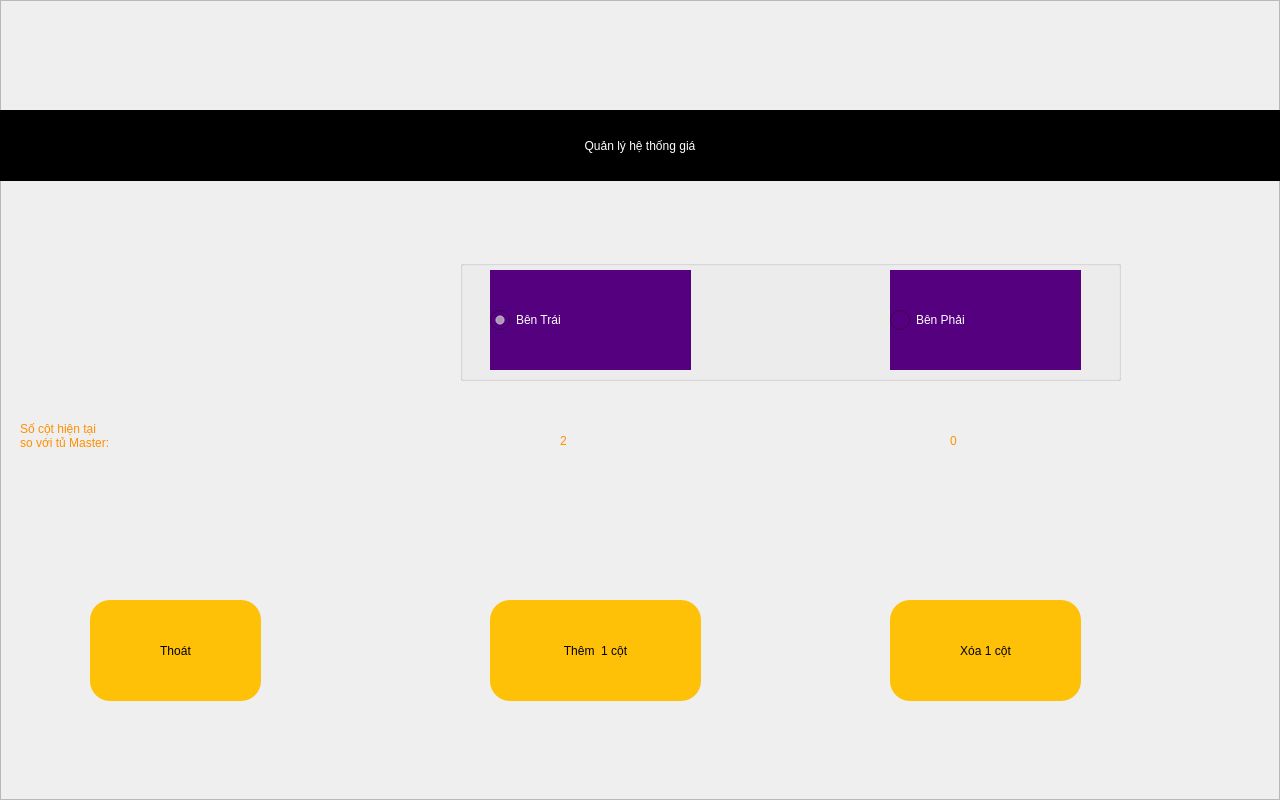
<?xml version="1.0" encoding="UTF-8"?>
<ui version="4.0">
 <class>setThemTu</class>
 <widget class="QWidget" name="setThemTu">
  <property name="geometry">
   <rect>
    <x>0</x>
    <y>0</y>
    <width>1280</width>
    <height>800</height>
   </rect>
  </property>
  <property name="windowTitle">
   <string>Form</string>
  </property>
  <property name="styleSheet">
   <string notr="true"/>
  </property>
  <widget class="QFrame" name="frame">
   <property name="geometry">
    <rect>
     <x>0</x>
     <y>0</y>
     <width>1280</width>
     <height>800</height>
    </rect>
   </property>
   <property name="styleSheet">
    <string notr="true">.QFrame{background-image: url(:/images/darkbg.jpg);}#QPushButton:pressed { background-color:#FF6E40}.QPushButton{border-radius: 20px;background-color: #FFC107;font: 75 20pt bold &quot;Ubuntu&quot;;}.QLabel{color:#FF8F00;font: 75 34pt &quot;Ubuntu&quot;;}.QLineEdit{background-color:#B2FF59;font: 75 32pt &quot;Ubuntu&quot;;}
</string>
   </property>
   <property name="frameShape">
    <enum>QFrame::StyledPanel</enum>
   </property>
   <property name="frameShadow">
    <enum>QFrame::Raised</enum>
   </property>
   <widget class="QLabel" name="label">
    <property name="geometry">
     <rect>
      <x>0</x>
      <y>110</y>
      <width>1280</width>
      <height>71</height>
     </rect>
    </property>
    <property name="styleSheet">
     <string notr="true">font: 75 32pt &quot;Ubuntu&quot;;
background-color: rgb(0, 0, 0);
color: rgb(255, 255, 255);</string>
    </property>
    <property name="text">
     <string>Quản lý hệ thống giá</string>
    </property>
    <property name="alignment">
     <set>Qt::AlignCenter</set>
    </property>
    <property name="margin">
     <number>0</number>
    </property>
   </widget>
   <widget class="QPushButton" name="btThem">
    <property name="geometry">
     <rect>
      <x>490</x>
      <y>600</y>
      <width>211</width>
      <height>101</height>
     </rect>
    </property>
    <property name="text">
     <string>Thêm  1 cột</string>
    </property>
   </widget>
   <widget class="QPushButton" name="btExit">
    <property name="geometry">
     <rect>
      <x>90</x>
      <y>600</y>
      <width>171</width>
      <height>101</height>
     </rect>
    </property>
    <property name="text">
     <string>Thoát</string>
    </property>
   </widget>
   <widget class="QGroupBox" name="grcdControl">
    <property name="geometry">
     <rect>
      <x>460</x>
      <y>260</y>
      <width>661</width>
      <height>121</height>
     </rect>
    </property>
    <property name="styleSheet">
     <string notr="true">QLabel{color: rgb(255, 255, 255);font: 75 Bold 20pt &quot;Ubuntu&quot;;}.QRadioButton{font: 75 Bold 20pt &quot;Ubuntu&quot;;color: white;background-color: #55007f;}.QRadioButton::indicator{width: 20px;height: 20px;}
</string>
    </property>
    <property name="title">
     <string/>
    </property>
    <widget class="QRadioButton" name="rbbenPhai">
     <property name="geometry">
      <rect>
       <x>430</x>
       <y>10</y>
       <width>191</width>
       <height>100</height>
      </rect>
     </property>
     <property name="text">
      <string>Bên Phải</string>
     </property>
    </widget>
    <widget class="QRadioButton" name="rbBenTrai">
     <property name="geometry">
      <rect>
       <x>30</x>
       <y>10</y>
       <width>201</width>
       <height>100</height>
      </rect>
     </property>
     <property name="text">
      <string>Bên Trái</string>
     </property>
     <property name="checked">
      <bool>true</bool>
     </property>
    </widget>
   </widget>
   <widget class="QLabel" name="label_6">
    <property name="geometry">
     <rect>
      <x>20</x>
      <y>340</y>
      <width>341</width>
      <height>191</height>
     </rect>
    </property>
    <property name="styleSheet">
     <string notr="true"/>
    </property>
    <property name="text">
     <string>Số cột hiện tại
so với tủ Master:</string>
    </property>
    <property name="alignment">
     <set>Qt::AlignLeading|Qt::AlignLeft|Qt::AlignVCenter</set>
    </property>
    <property name="margin">
     <number>0</number>
    </property>
   </widget>
   <widget class="QPushButton" name="btXoa">
    <property name="geometry">
     <rect>
      <x>890</x>
      <y>600</y>
      <width>191</width>
      <height>101</height>
     </rect>
    </property>
    <property name="text">
     <string>Xóa 1 cột</string>
    </property>
   </widget>
   <widget class="QLabel" name="lbTrai">
    <property name="geometry">
     <rect>
      <x>560</x>
      <y>410</y>
      <width>101</width>
      <height>61</height>
     </rect>
    </property>
    <property name="styleSheet">
     <string notr="true"/>
    </property>
    <property name="text">
     <string>2</string>
    </property>
    <property name="alignment">
     <set>Qt::AlignLeading|Qt::AlignLeft|Qt::AlignVCenter</set>
    </property>
    <property name="margin">
     <number>0</number>
    </property>
   </widget>
   <widget class="QLabel" name="lbPhai">
    <property name="geometry">
     <rect>
      <x>950</x>
      <y>410</y>
      <width>101</width>
      <height>61</height>
     </rect>
    </property>
    <property name="styleSheet">
     <string notr="true"/>
    </property>
    <property name="text">
     <string>0</string>
    </property>
    <property name="alignment">
     <set>Qt::AlignLeading|Qt::AlignLeft|Qt::AlignVCenter</set>
    </property>
    <property name="margin">
     <number>0</number>
    </property>
   </widget>
  </widget>
 </widget>
 <resources>
  <include location="resources.qrc"/>
 </resources>
 <connections/>
</ui>
